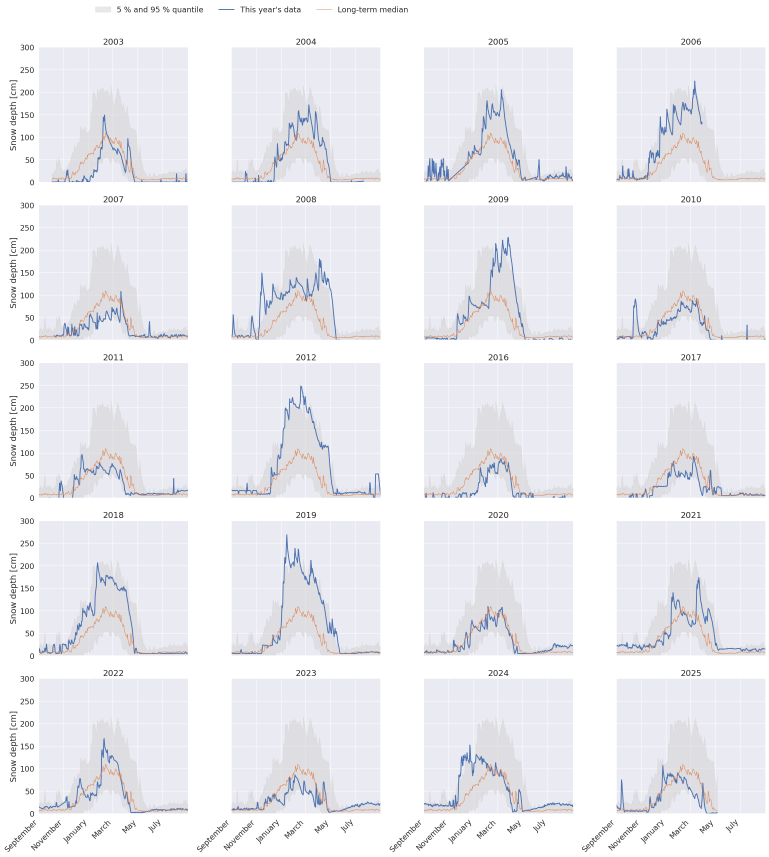
#> input picture posts/lwd-tirol-download/LPUI2-snow-depth.png, 2306 x 2570 px (shown at 1/3 size)
$ python crop.py
#> lines starting #> are read from the running program, lines starting #| are printed output that depends on the picture
import skimage


path = "LPUI2-snow-depth.png"

pic = skimage.io.imread(path)
#> pic is the input picture: shape (2570, 2306, 4); mean R, G, B, A 237.7, 237.7, 242.3, 255

ratio = 1200 / 852

cropped = pic[: 426 * 3, : 600 * 3, :]
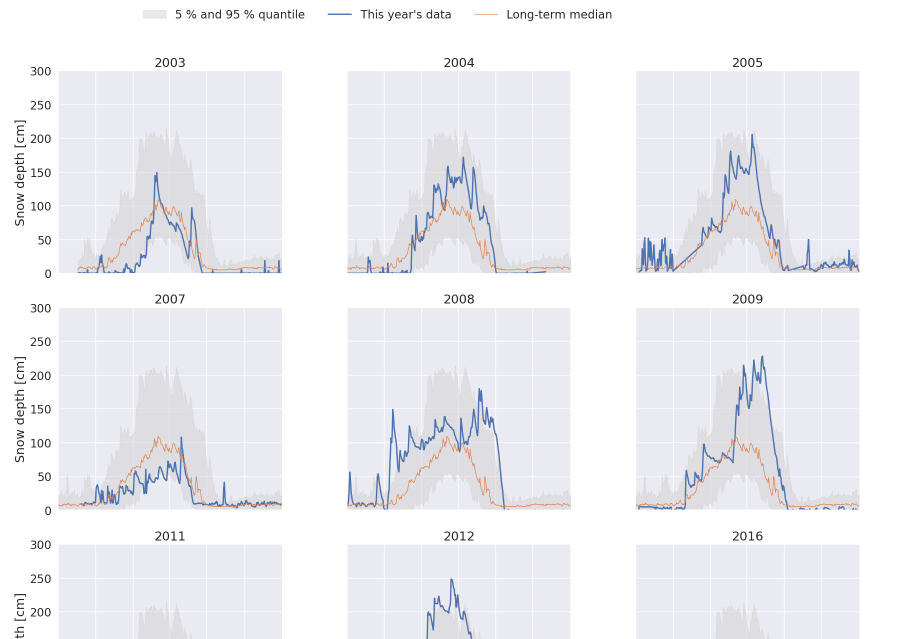
#> cropped: shape (1278, 1800, 4) (shown at 1/2 size); mean R, G, B, A 238.8, 238.9, 243.3, 255

skimage.io.imsave("sd-crop.png", cropped)
